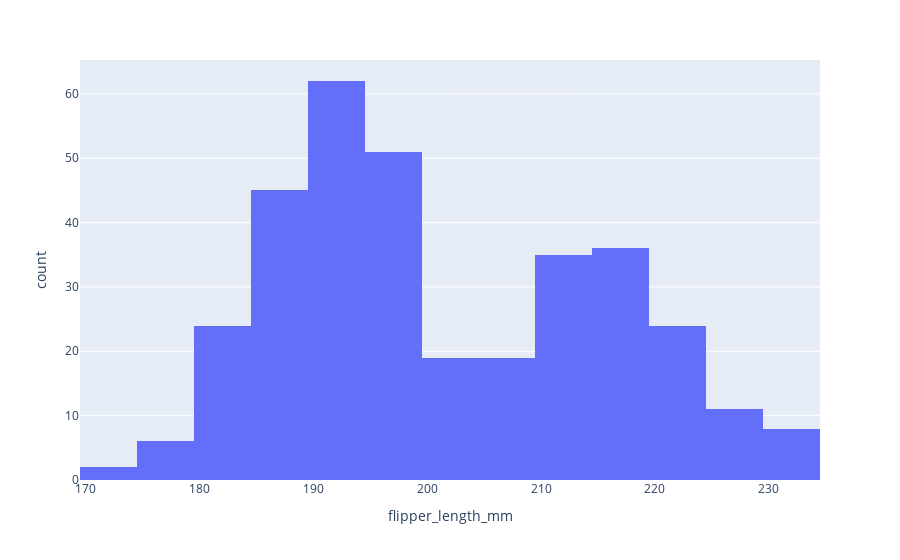

This figure's notebook cell:
### Code cell
#import plotly.express as px
#df = px.data.tips()
#fig = px.histogram(df, x="total_bill")
fig = px.histogram(pingees, x="flipper_length_mm")
fig.show()

# So what is this showing? 

# This automatically calculates the "counts" and 
# doesn't put "spaces" between the bars (indicating it's numeric not categorical data)

### Figure 1 — Plotly figure (JSON) as saved in the notebook; plotly's stock layout.template omitted (floating-point values rounded to 4 significant figures; data arrays with more than 128 entries replaced by an {"elided": "..."} marker saying what was removed)
{"data": [{"alignmentgroup": "True", "bingroup": "x", "hovertemplate": "flipper_length_mm=%{x}<br>count=%{y}<extra></extra>", "legendgroup": "", "marker": {"color": "#636efa", "pattern": {"shape": ""}}, "name": "", "offsetgroup": "", "orientation": "v", "showlegend": false, "type": "histogram", "x": {"elided": "344 int values"}, "xaxis": "x", "yaxis": "y"}], "layout": {"barmode": "relative", "legend": {"tracegroupgap": 0}, "margin": {"t": 60}, "xaxis": {"anchor": "y", "domain": [0, 1], "title": {"text": "flipper_length_mm"}}, "yaxis": {"anchor": "x", "domain": [0, 1], "title": {"text": "count"}}}}
